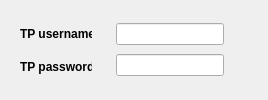
           <widget class="QWidget" name="widget_35" native="true">
            <property name="sizePolicy">
             <sizepolicy hsizetype="Expanding" vsizetype="Preferred">
              <horstretch>0</horstretch>
              <verstretch>0</verstretch>
             </sizepolicy>
            </property>
            <property name="minimumSize">
             <size>
              <width>0</width>
              <height>0</height>
             </size>
            </property>
            <property name="maximumSize">
             <size>
              <width>16777215</width>
              <height>16777215</height>
             </size>
            </property>
            <layout class="QHBoxLayout" name="horizontalLayout_14">
             <item>
              <widget class="QWidget" name="widget_36" native="true">
               <property name="maximumSize">
                <size>
                 <width>90</width>
                 <height>16777215</height>
                </size>
               </property>
               <layout class="QVBoxLayout" name="verticalLayout_32">
                <item>
                 <widget class="QLabel" name="label_username_tp">
                  <property name="minimumSize">
                   <size>
                    <width>0</width>
                    <height>0</height>
                   </size>
                  </property>
                  <property name="font">
                   <font>
                    <family>Segoe UI</family>
                    <pointsize>9</pointsize>
                    <weight>75</weight>
                    <bold>true</bold>
                   </font>
                  </property>
                  <property name="text">
                   <string>TP username</string>
                  </property>
                 </widget>
                </item>
                <item>
                 <widget class="QLabel" name="label_password_tp">
                  <property name="font">
                   <font>
                    <family>Segoe UI</family>
                    <pointsize>9</pointsize>
                    <weight>75</weight>
                    <bold>true</bold>
                   </font>
                  </property>
                  <property name="text">
                   <string>TP password</string>
                  </property>
                 </widget>
                </item>
               </layout>
              </widget>
             </item>
             <item>
              <widget class="QWidget" name="widget_37" native="true">
               <property name="sizePolicy">
                <sizepolicy hsizetype="Minimum" vsizetype="Preferred">
                 <horstretch>0</horstretch>
                 <verstretch>0</verstretch>
                </sizepolicy>
               </property>
               <property name="maximumSize">
                <size>
                 <width>200</width>
                 <height>16777215</height>
                </size>
               </property>
               <property name="palette">
                <palette>
                 <active>
                  <colorrole role="Text">
                   <brush brushstyle="SolidPattern">
                    <color alpha="255">
                     <red>0</red>
                     <green>0</green>
                     <blue>0</blue>
                    </color>
                   </brush>
                  </colorrole>
                 </active>
                 <inactive>
                  <colorrole role="Text">
                   <brush brushstyle="SolidPattern">
                    <color alpha="255">
                     <red>0</red>
                     <green>0</green>
                     <blue>0</blue>
                    </color>
                   </brush>
                  </colorrole>
                 </inactive>
                 <disabled>
                  <colorrole role="Text">
                   <brush brushstyle="SolidPattern">
                    <color alpha="255">
                     <red>120</red>
                     <green>120</green>
                     <blue>120</blue>
                    </color>
                   </brush>
                  </colorrole>
                 </disabled>
                </palette>
               </property>
               <layout class="QVBoxLayout" name="verticalLayout_33">
                <item>
                 <widget class="QLineEdit" name="lineEdit_username_tp">
                  <property name="sizePolicy">
                   <sizepolicy hsizetype="Minimum" vsizetype="Fixed">
                    <horstretch>0</horstretch>
                    <verstretch>0</verstretch>
                   </sizepolicy>
                  </property>
                  <property name="maximumSize">
                   <size>
                    <width>150</width>
                    <height>16777215</height>
                   </size>
                  </property>
                 </widget>
                </item>
                <item>
                 <widget class="QLineEdit" name="lineEdit_password_tp">
                  <property name="maximumSize">
                   <size>
                    <width>150</width>
                    <height>16777215</height>
                   </size>
                  </property>
                  <property name="echoMode">
                   <enum>QLineEdit::Password</enum>
                  </property>
                 </widget>
                </item>
               </layout>
              </widget>
             </item>
             <item>
              <widget class="QWidget" name="widget_42" native="true">
               <property name="minimumSize">
                <size>
                 <width>0</width>
                 <height>0</height>
                </size>
               </property>
               <layout class="QGridLayout" name="gridLayout">
                <item row="0" column="0">
                 <widget class="QWidget" name="widget_11" native="true">
                  <widget class="QLabel" name="label_5">
                   <property name="geometry">
                    <rect>
                     <x>0</x>
                     <y>10</y>
                     <width>151</width>
                     <height>31</height>
                    </rect>
                   </property>
                   <property name="palette">
                    <palette>
                     <active>
                      <colorrole role="WindowText">
                       <brush brushstyle="SolidPattern">
                        <color alpha="255">
                         <red>0</red>
                         <green>0</green>
                         <blue>0</blue>
                        </color>
                       </brush>
                      </colorrole>
                      <colorrole role="Button">
                       <brush brushstyle="SolidPattern">
                        <color alpha="255">
                         <red>0</red>
                         <green>0</green>
                         <blue>255</blue>
                        </color>
                       </brush>
                      </colorrole>
                      <colorrole role="Light">
                       <brush brushstyle="SolidPattern">
                        <color alpha="255">
                         <red>127</red>
                         <green>127</green>
                         <blue>255</blue>
                        </color>
                       </brush>
                      </colorrole>
                      <colorrole role="Midlight">
                       <brush brushstyle="SolidPattern">
                        <color alpha="255">
                         <red>63</red>
                         <green>63</green>
                         <blue>255</blue>
                        </color>
                       </brush>
                      </colorrole>
                      <colorrole role="Dark">
                       <brush brushstyle="SolidPattern">
                        <color alpha="255">
                         <red>0</red>
                         <green>0</green>
                         <blue>127</blue>
                        </color>
                       </brush>
                      </colorrole>
                      <colorrole role="Mid">
                       <brush brushstyle="SolidPattern">
                        <color alpha="255">
                         <red>0</red>
                         <green>0</green>
                         <blue>170</blue>
                        </color>
                       </brush>
                      </colorrole>
                      <colorrole role="Text">
                       <brush brushstyle="SolidPattern">
                        <color alpha="255">
                         <red>0</red>
                         <green>0</green>
                         <blue>0</blue>
                        </color>
                       </brush>
                      </colorrole>
                      <colorrole role="BrightText">
                       <brush brushstyle="SolidPattern">
                        <color alpha="255">
                         <red>255</red>
                         <green>255</green>
                         <blue>255</blue>
                        </color>
                       </brush>
                      </colorrole>
                      <colorrole role="ButtonText">
                       <brush brushstyle="SolidPattern">
                        <color alpha="255">
                         <red>0</red>
                         <green>0</green>
                         <blue>0</blue>
                        </color>
                       </brush>
                      </colorrole>
                      <colorrole role="Base">
                       <brush brushstyle="SolidPattern">
                        <color alpha="255">
                         <red>255</red>
                         <green>255</green>
                         <blue>255</blue>
                        </color>
                       </brush>
                      </colorrole>
                      <colorrole role="Window">
                       <brush brushstyle="SolidPattern">
                        <color alpha="255">
                         <red>0</red>
                         <green>0</green>
                         <blue>255</blue>
                        </color>
                       </brush>
                      </colorrole>
                      <colorrole role="Shadow">
                       <brush brushstyle="SolidPattern">
                        <color alpha="255">
                         <red>0</red>
                         <green>0</green>
                         <blue>0</blue>
                        </color>
                       </brush>
                      </colorrole>
                      <colorrole role="AlternateBase">
                       <brush brushstyle="SolidPattern">
                        <color alpha="255">
                         <red>127</red>
                         <green>127</green>
                         <blue>255</blue>
                        </color>
                       </brush>
                      </colorrole>
                      <colorrole role="ToolTipBase">
                       <brush brushstyle="SolidPattern">
                        <color alpha="255">
                         <red>255</red>
                         <green>255</green>
                         <blue>220</blue>
                        </color>
                       </brush>
                      </colorrole>
                      <colorrole role="ToolTipText">
                       <brush brushstyle="SolidPattern">
                        <color alpha="255">
                         <red>0</red>
                         <green>0</green>
                         <blue>0</blue>
                        </color>
                       </brush>
                      </colorrole>
                     </active>
                     <inactive>
                      <colorrole role="WindowText">
                       <brush brushstyle="SolidPattern">
                        <color alpha="255">
                         <red>0</red>
                         <green>0</green>
                         <blue>0</blue>
                        </color>
                       </brush>
                      </colorrole>
                      <colorrole role="Button">
                       <brush brushstyle="SolidPattern">
                        <color alpha="255">
                         <red>0</red>
                         <green>0</green>
                         <blue>255</blue>
                        </color>
                       </brush>
                      </colorrole>
                      <colorrole role="Light">
                       <brush brushstyle="SolidPattern">
                        <color alpha="255">
                         <red>127</red>
                         <green>127</green>
                         <blue>255</blue>
                        </color>
                       </brush>
                      </colorrole>
                      <colorrole role="Midlight">
                       <brush brushstyle="SolidPattern">
                        <color alpha="255">
                         <red>63</red>
                         <green>63</green>
                         <blue>255</blue>
                        </color>
                       </brush>
                      </colorrole>
                      <colorrole role="Dark">
                       <brush brushstyle="SolidPattern">
                        <color alpha="255">
                         <red>0</red>
                         <green>0</green>
                         <blue>127</blue>
                        </color>
                       </brush>
                      </colorrole>
                      <colorrole role="Mid">
                       <brush brushstyle="SolidPattern">
                        <color alpha="255">
                         <red>0</red>
                         <green>0</green>
                         <blue>170</blue>
                        </color>
                       </brush>
                      </colorrole>
                      <colorrole role="Text">
                       <brush brushstyle="SolidPattern">
                        <color alpha="255">
                         <red>0</red>
                         <green>0</green>
                         <blue>0</blue>
                        </color>
                       </brush>
                      </colorrole>
                      <colorrole role="BrightText">
                       <brush brushstyle="SolidPattern">
                        <color alpha="255">
                         <red>255</red>
                         <green>255</green>
                         <blue>255</blue>
                        </color>
                       </brush>
                      </colorrole>
                      <colorrole role="ButtonText">
                       <brush brushstyle="SolidPattern">
                        <color alpha="255">
                         <red>0</red>
                         <green>0</green>
                         <blue>0</blue>
                        </color>
                       </brush>
                      </colorrole>
                      <colorrole role="Base">
                       <brush brushstyle="SolidPattern">
                        <color alpha="255">
                         <red>255</red>
                         <green>255</green>
                         <blue>255</blue>
                        </color>
                       </brush>
                      </colorrole>
                      <colorrole role="Window">
                       <brush brushstyle="SolidPattern">
                        <color alpha="255">
                         <red>0</red>
                         <green>0</green>
                         <blue>255</blue>
                        </color>
                       </brush>
                      </colorrole>
                      <colorrole role="Shadow">
                       <brush brushstyle="SolidPattern">
                        <color alpha="255">
                         <red>0</red>
                         <green>0</green>
                         <blue>0</blue>
                        </color>
                       </brush>
                      </colorrole>
                      <colorrole role="AlternateBase">
                       <brush brushstyle="SolidPattern">
                        <color alpha="255">
                         <red>127</red>
                         <green>127</green>
                         <blue>255</blue>
                        </color>
                       </brush>
                      </colorrole>
                      <colorrole role="ToolTipBase">
                       <brush brushstyle="SolidPattern">
                        <color alpha="255">
                         <red>255</red>
                         <green>255</green>
                         <blue>220</blue>
                        </color>
                       </brush>
                      </colorrole>
                      <colorrole role="ToolTipText">
                       <brush brushstyle="SolidPattern">
                        <color alpha="255">
                         <red>0</red>
                         <green>0</green>
                         <blue>0</blue>
                        </color>
                       </brush>
                      </colorrole>
                     </inactive>
                     <disabled>
                      <colorrole role="WindowText">
                       <brush brushstyle="SolidPattern">
                        <color alpha="255">
                         <red>0</red>
                         <green>0</green>
                         <blue>127</blue>
                        </color>
                       </brush>
                      </colorrole>
                      <colorrole role="Button">
                       <brush brushstyle="SolidPattern">
                        <color alpha="255">
                         <red>0</red>
                         <green>0</green>
                         <blue>255</blue>
                        </color>
                       </brush>
                      </colorrole>
                      <colorrole role="Light">
                       <brush brushstyle="SolidPattern">
                        <color alpha="255">
                         <red>127</red>
                         <green>127</green>
                         <blue>255</blue>
                        </color>
                       </brush>
                      </colorrole>
                      <colorrole role="Midlight">
                       <brush brushstyle="SolidPattern">
                        <color alpha="255">
                         <red>63</red>
                         <green>63</green>
                         <blue>255</blue>
                        </color>
                       </brush>
                      </colorrole>
                      <colorrole role="Dark">
                       <brush brushstyle="SolidPattern">
                        <color alpha="255">
                         <red>0</red>
                         <green>0</green>
                         <blue>127</blue>
                        </color>
                       </brush>
                      </colorrole>
                      <colorrole role="Mid">
                       <brush brushstyle="SolidPattern">
                        <color alpha="255">
                         <red>0</red>
                         <green>0</green>
                         <blue>170</blue>
                        </color>
                       </brush>
                      </colorrole>
                      <colorrole role="Text">
                       <brush brushstyle="SolidPattern">
                        <color alpha="255">
                         <red>0</red>
                         <green>0</green>
                         <blue>127</blue>
                        </color>
                       </brush>
                      </colorrole>
                      <colorrole role="BrightText">
                       <brush brushstyle="SolidPattern">
                        <color alpha="255">
                         <red>255</red>
                         <green>255</green>
                         <blue>255</blue>
                        </color>
                       </brush>
                      </colorrole>
                      <colorrole role="ButtonText">
                       <brush brushstyle="SolidPattern">
                        <color alpha="255">
                         <red>0</red>
                         <green>0</green>
                         <blue>127</blue>
                        </color>
                       </brush>
                      </colorrole>
                      <colorrole role="Base">
                       <brush brushstyle="SolidPattern">
                        <color alpha="255">
                         <red>0</red>
                         <green>0</green>
                         <blue>255</blue>
                        </color>
                       </brush>
                      </colorrole>
                      <colorrole role="Window">
                       <brush brushstyle="SolidPattern">
                        <color alpha="255">
                         <red>0</red>
                         <green>0</green>
                         <blue>255</blue>
                        </color>
                       </brush>
                      </colorrole>
                      <colorrole role="Shadow">
                       <brush brushstyle="SolidPattern">
                        <color alpha="255">
                         <red>0</red>
                         <green>0</green>
                         <blue>0</blue>
                        </color>
                       </brush>
                      </colorrole>
                      <colorrole role="AlternateBase">
                       <brush brushstyle="SolidPattern">
                        <color alpha="255">
                         <red>0</red>
                         <green>0</green>
                         <blue>255</blue>
                        </color>
                       </brush>
                      </colorrole>
                      <colorrole role="ToolTipBase">
                       <brush brushstyle="SolidPattern">
                        <color alpha="255">
                         <red>255</red>
                         <green>255</green>
                         <blue>220</blue>
                        </color>
                       </brush>
                      </colorrole>
                      <colorrole role="ToolTipText">
                       <brush brushstyle="SolidPattern">
                        <color alpha="255">
                         <red>0</red>
                         <green>0</green>
                         <blue>0</blue>
                        </color>
                       </brush>
                      </colorrole>
                     </disabled>
                    </palette>
                   </property>
                   <property name="font">
                    <font>
                     <family>Segoe UI</family>
                     <pointsize>17</pointsize>
                     <weight>75</weight>
                     <bold>true</bold>
                    </font>
                   </property>
                   <property name="text">
                    <string>&lt;html&gt;&lt;head/&gt;&lt;body&gt;&lt;p&gt;&lt;a href=&quot;http://localhost:10060/&quot;&gt;&lt;span style=&quot; text-decoration: underline; color:#0000ff;&quot;&gt;Webex oAuth&lt;/span&gt;&lt;/a&gt;&lt;/p&gt;&lt;/body&gt;&lt;/html&gt;</string>
                   </property>
                   <property name="openExternalLinks">
                    <bool>true</bool>
                   </property>
                  </widget>
                  <widget class="QLineEdit" name="lineEdit_webex_token">
                   <property name="geometry">
                    <rect>
                     <x>160</x>
                     <y>20</y>
                     <width>771</width>
                     <height>20</height>
                    </rect>
                   </property>
                   <property name="sizePolicy">
                    <sizepolicy hsizetype="Expanding" vsizetype="MinimumExpanding">
                     <horstretch>0</horstretch>
                     <verstretch>0</verstretch>
                    </sizepolicy>
                   </property>
                   <property name="maximumSize">
                    <size>
                     <width>16777215</width>
                     <height>16777215</height>
                    </size>
                   </property>
                   <property name="palette">
                    <palette>
                     <active>
                      <colorrole role="Text">
                       <brush brushstyle="SolidPattern">
                        <color alpha="255">
                         <red>0</red>
                         <green>0</green>
                         <blue>0</blue>
                        </color>
                       </brush>
                      </colorrole>
                     </active>
                     <inactive>
                      <colorrole role="Text">
                       <brush brushstyle="SolidPattern">
                        <color alpha="255">
                         <red>0</red>
                         <green>0</green>
                         <blue>0</blue>
                        </color>
                       </brush>
                      </colorrole>
                     </inactive>
                     <disabled>
                      <colorrole role="Text">
                       <brush brushstyle="SolidPattern">
                        <color alpha="255">
                         <red>120</red>
                         <green>120</green>
                         <blue>120</blue>
                        </color>
                       </brush>
                      </colorrole>
                     </disabled>
                    </palette>
                   </property>
                   <property name="echoMode">
                    <enum>QLineEdit::Password</enum>
                   </property>
                  </widget>
                 </widget>
                </item>
               </layout>
              </widget>
             </item>
            </layout>
           </widget>
